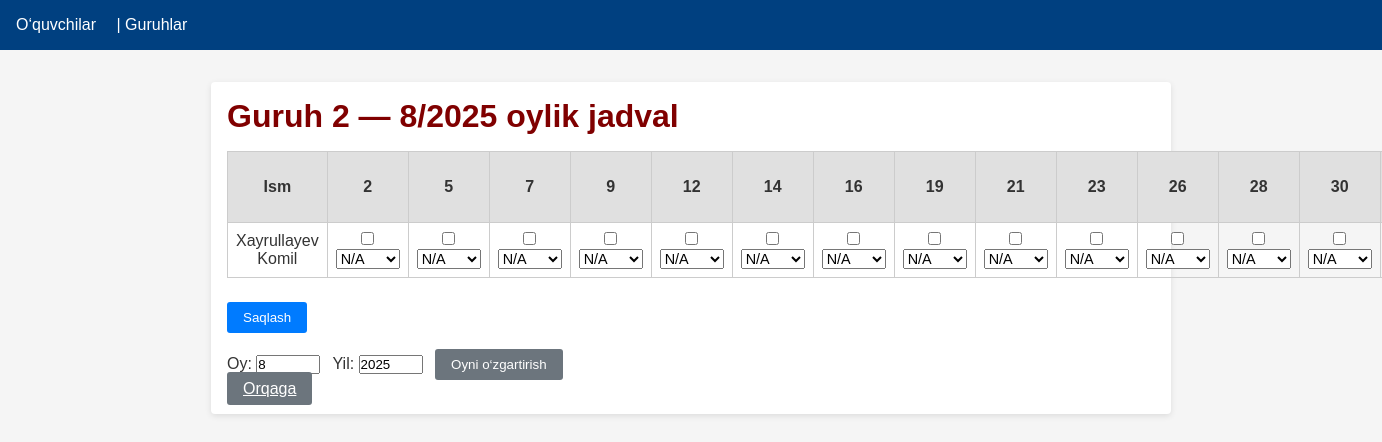
Page /group/2/attendance_matrix on the committed database.
### models.py (models this page shows)
class Group(db.Model):
    __tablename__ = 'group'
    id       = db.Column(db.Integer, primary_key=True)
    name     = db.Column(db.String(50), nullable=False)
    schedule = db.Column(db.String(100))
    attendances = db.relationship(
        'Attendance',
        backref='group',
        lazy='dynamic',
        cascade='all, delete-orphan',
        passive_deletes=True
    )
    homeworks = db.relationship(
        'Homework',
        backref='group',
        lazy='dynamic',
        cascade='all, delete-orphan',
        passive_deletes=True
    )

class Student(db.Model):
    __tablename__ = 'student'
    id          = db.Column(db.Integer, primary_key=True)
    fullname    = db.Column(db.String(100), nullable=False)
    parent_name = db.Column(db.String(100))
    phone1      = db.Column(db.String(20))
    phone2      = db.Column(db.String(20))
    phone3      = db.Column(db.String(20))
    status      = db.Column(db.String(20), default='active')
    join_date   = db.Column(db.Date)
    payment_day = db.Column(db.Integer)
    comments    = db.Column(db.Text)
    groups = db.relationship(
        'Group',
        secondary=student_group,
        backref=db.backref('students', lazy='select'),   # ← change here!
        passive_deletes=True
    )
    attendances = db.relationship(
        'Attendance',
        backref='student',
        lazy='dynamic',
        cascade='all, delete-orphan',
        passive_deletes=True
    )
    homeworks = db.relationship(
        'Homework',
        backref='student',
        lazy='dynamic',
        cascade='all, delete-orphan',
        passive_deletes=True
    )

class Attendance(db.Model):
    __tablename__ = 'attendance'
    id         = db.Column(db.Integer, primary_key=True)
    date       = db.Column(db.Date,    nullable=False)
    status     = db.Column(db.Boolean, default=False)
    student_id = db.Column(
        db.Integer,
        db.ForeignKey('student.id', ondelete='CASCADE'),
        nullable=False
    )
    group_id   = db.Column(
        db.Integer,
        db.ForeignKey('group.id', ondelete='CASCADE'),
        nullable=False
    )

### app.py (the view, shortened to what this page needs)
@app.route('/group/<int:group_id>/attendance_matrix', methods=['GET','POST'])
def attendance_matrix(group_id):
    group    = Group.query.get_or_404(group_id)
    students = group.students
    today         = date.today()
    year          = int(request.args.get('year', today.year))
    month         = int(request.args.get('month', today.month))
    days_in_month = monthrange(year, month)[1]
    wk_map = {'Mon':0,'Tue':1,'Wed':2,'Thu':3,'Fri':4,'Sat':5,'Sun':6}
    wanted = [wk_map[d.strip()] for d in group.schedule.split(',') if d.strip() in wk_map]
    days   = [
        date(year, month, d)
        for d in range(1, days_in_month+1)
        if date(year, month, d).weekday() in wanted
    ]
    att_map = {
        (a.student_id, a.date): a
        for a in Attendance.query.filter(
            Attendance.group_id==group_id,
            Attendance.date.between(days[0], days[-1])
        )
    }
    hw_map = {
        (h.student_id, h.date): h
        for h in Homework.query.filter(
            Homework.group_id==group_id,
            Homework.date.between(days[0], days[-1])
        )
    }
    avg_hw = {}
    for s in students:
        total, count = 0, 0
        for d in days:
            h = hw_map.get((s.id, d))
            if h is not None:
                total += h.percent_done
                count += 1
        avg_hw[s.id] = round(total/count, 1) if count else None
    return render_template(
        'attendance_matrix.html',
        group    = group,
        students = students,
        days     = days,
        att_map  = att_map,
        hw_map   = hw_map,
        avg_hw   = avg_hw,
        year     = year,
        month    = month
    )

### app.py (called while the page is built)
@app.context_processor
def inject_current_year():
    return {'current_year': date.today().year}

### templates/attendance_matrix.html (shortened to what this page needs)
{% extends "base.html" %}
{% block head_css %}
<link rel="stylesheet" href="{{ url_for('static', filename='css/attendance.css') }}">
{% endblock %}
{% block content %}
<h1>{{ group.name }} — {{ month }}/{{ year }} oylik jadval</h1>
<form method="POST">
  <table class="data-table attendance">
    <thead><tr>
      <th>Ism</th>
      {% for d in days %}<th>{{ d.day }}</th>{% endfor %}
    </tr></thead>
    <tbody>
      {% for s in students %}
      <tr>
        <td>{{ s.fullname }}</td>
        {% for d in days %}
        {% set att = att_map.get((s.id,d)) %}
        {% set hw  = hw_map.get((s.id,d)) %}
        <td>
          <input type="checkbox"
                 name="attend_{{ s.id }}_{{ d.isoformat() }}"
                 {% if att and att.status %}checked{% endif %}>
          <select name="homework_{{ s.id }}_{{ d.isoformat() }}">
            <option value="na" {% if hw is none %}selected{% endif %}>N/A</option>
          </select>
        </td>
        {% endfor %}
      </tr>
      {% endfor %}
    </tbody>
  </table>
  <button class="btn-primary">Saqlash</button>
</form>
<form method="get" class="switch-month">
  Oy: <input type="number" name="month" value="{{ month }}" min="1" max="12">
  Yil: <input type="number" name="year"  value="{{ year }}"  min="2000" max="2100">
  <button class="btn-secondary">Oyni o‘zgartirish</button>
</form>
<a href="{{ url_for('group_detail', group_id=group.id) }}" class="btn-secondary">Orqaga</a>
{% endblock %}

### static/css/base.css (style rules this page uses)
* { margin:0;padding:0;box-sizing:border-box }
body { font-family:Arial,sans-serif;background:#f5f5f5;color:#333 }
.data-table { width:100%;border-collapse:collapse;margin-bottom:1.5rem }
.data-table th,.data-table td { border:1px solid #ccc;padding:0.5rem;text-align:left }
.data-table th { background:#e0e0e0 }
.btn-primary { background:#007bff;color:#fff;border:none;padding:.5rem 1rem;border-radius:3px;cursor:pointer }
.btn-secondary { background:#6c757d;color:#fff;border:none;padding:.5rem 1rem;border-radius:3px;cursor:pointer }

### static/css/attendance.css (style rules this page uses)
h1 { color:#800000;margin-bottom:1rem }
.attendance th,.attendance td { text-align:center }
.attendance select { width:4rem;font-size:.9rem }
.switch-month { margin-top:1rem }
.switch-month input { width:4rem;margin-right:.5rem }

### rows in the picture
Group: name "Guruh 2"
Student: fullname "Xayrullayev Komil", id "N/A" "N/A" "N/A" "N/A" "N/A" "N/A" "N/A" "N/A" "N/A" "N/A" "N/A" "N/A" "N/A"

### other values in the picture
{{ month }} "8"
{{ year }} "2025"
{{ d.day }} "2" "5" "7" "9" "12" "14" "16" "19" "21" "23" "26" "28" "30"
